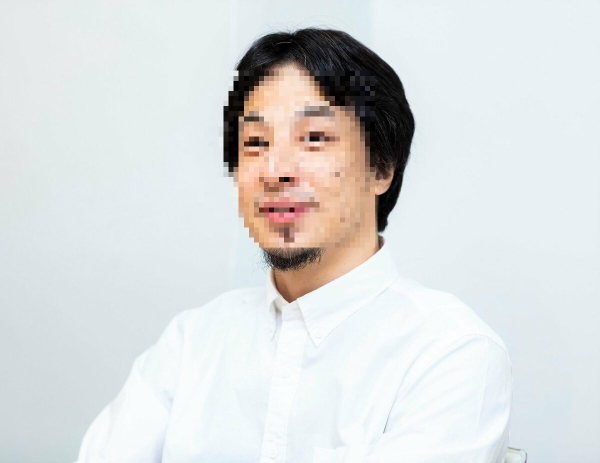
#> input picture output_image/mozaiku.jpg, 1200 x 926 px (shown at 1/2 size)
$ python -i mozaiku_k22064.py   (imports and definitions only)
#> lines starting #> are read from the running program, lines starting #| are printed output that depends on the picture; after the words box and inside, x2 and y2 are one past the last pixel; in counts of white or black regions, pixels touching at a corner belong together
import cv2

# 顔にモザイクをかける関数
def apply_mosaic_to_faces(image_path, output_path="output_image/mozaiku.jpg"):
    # 画像を読み込む
#> called with image_path = '../output_image/mozaiku.jpg', output_path = 'output_image/mozaiku.jpg'
    image = cv2.imread(image_path)
#> image is the input picture: shape (926, 1200, 3); mean B, G, R 221.1, 221.2, 218.8

    # grayscale変換
    image_grayscale = cv2.cvtColor(image, cv2.COLOR_BGR2GRAY)
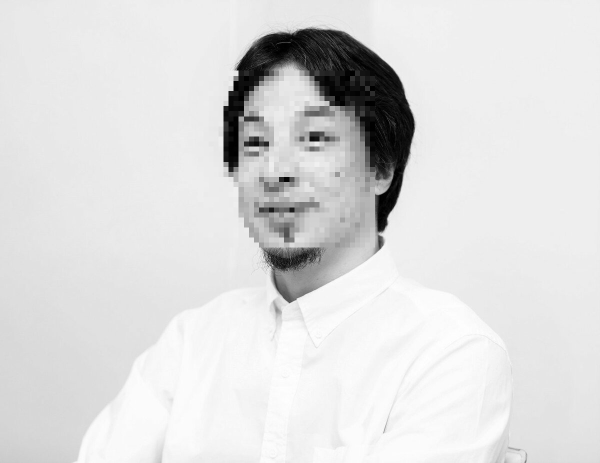
#> image_grayscale: shape (926, 1200) (shown at 1/2 size); min 0, max 255, mean 220.5

    # 画像から人の顔を認識
    face_cascade = cv2.CascadeClassifier(cv2.data.haarcascades + "haarcascade_frontalface_default.xml")
    faces = face_cascade.detectMultiScale(image_grayscale, scaleFactor=1.3, minNeighbors=5, minSize=(30, 30))
#> faces = [[412, 167, 319, 319]]

    # 顔を認識したらモザイクをかける
    for x, y, w, h in faces:
        face_region = image[y : y + h, x : x + w]
        face_mozaic = cv2.resize(face_region, (w // 10, h // 10), interpolation=cv2.INTER_NEAREST)
        face_mozaic = cv2.resize(face_mozaic, (w, h), interpolation=cv2.INTER_NEAREST)
        image[y : y + h, x : x + w] = face_mozaic
#> this loop made 1 pass
#> pass 1, in apply_mosaic_to_faces, `face_region = image[y : y + h, x : x + w]`:
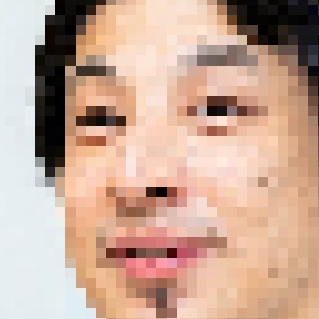
#> face_region: shape (319, 319, 3); mean B, G, R 150.6, 168, 199.8
#> pass 1, in apply_mosaic_to_faces, `face_mozaic = cv2.resize(face_region, (w // 10, h // 10), interpolatio..`:
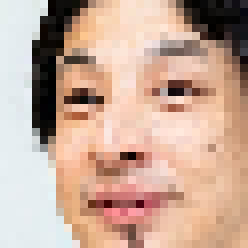
#> face_mozaic: shape (31, 31, 3) (shown 8 times larger); mean B, G, R 152.1, 168.8, 199.4
#> pass 1, in apply_mosaic_to_faces, `face_mozaic = cv2.resize(face_mozaic, (w, h), interpolation=cv2.INTER_..`:
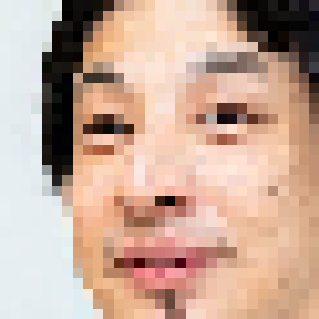
#> face_mozaic: shape (319, 319, 3); mean B, G, R 152.3, 168.9, 199.4
#> after the loop:
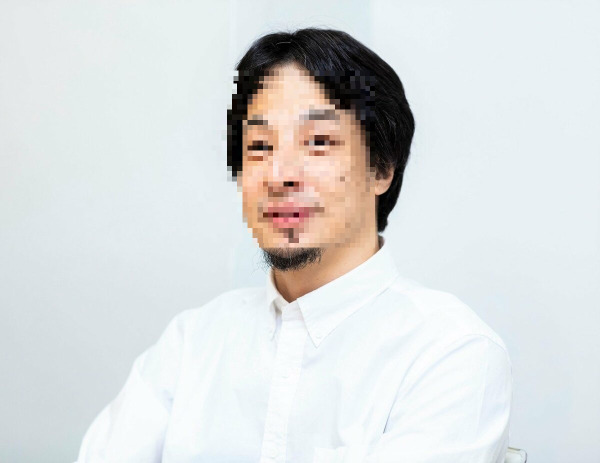
#> image: shape (926, 1200, 3) (shown at 1/2 size); 8.67% of pixels changed, all inside (x1, y1, x2, y2) = (412, 167, 731, 486)

    # モザイクをかけた画像を保存
    cv2.imwrite(output_path, image)

    # 画像を表示
    cv2.imshow("Mosaic Applied Image", image)
    cv2.waitKey(0)
    cv2.destroyAllWindows()

# 画像のパスを指定して関数を呼び出す
image_path = "uploads/hiroy.jpg"
# [1 line not run here, left out]

>>> result = apply_mosaic_to_faces('../output_image/mozaiku.jpg')
